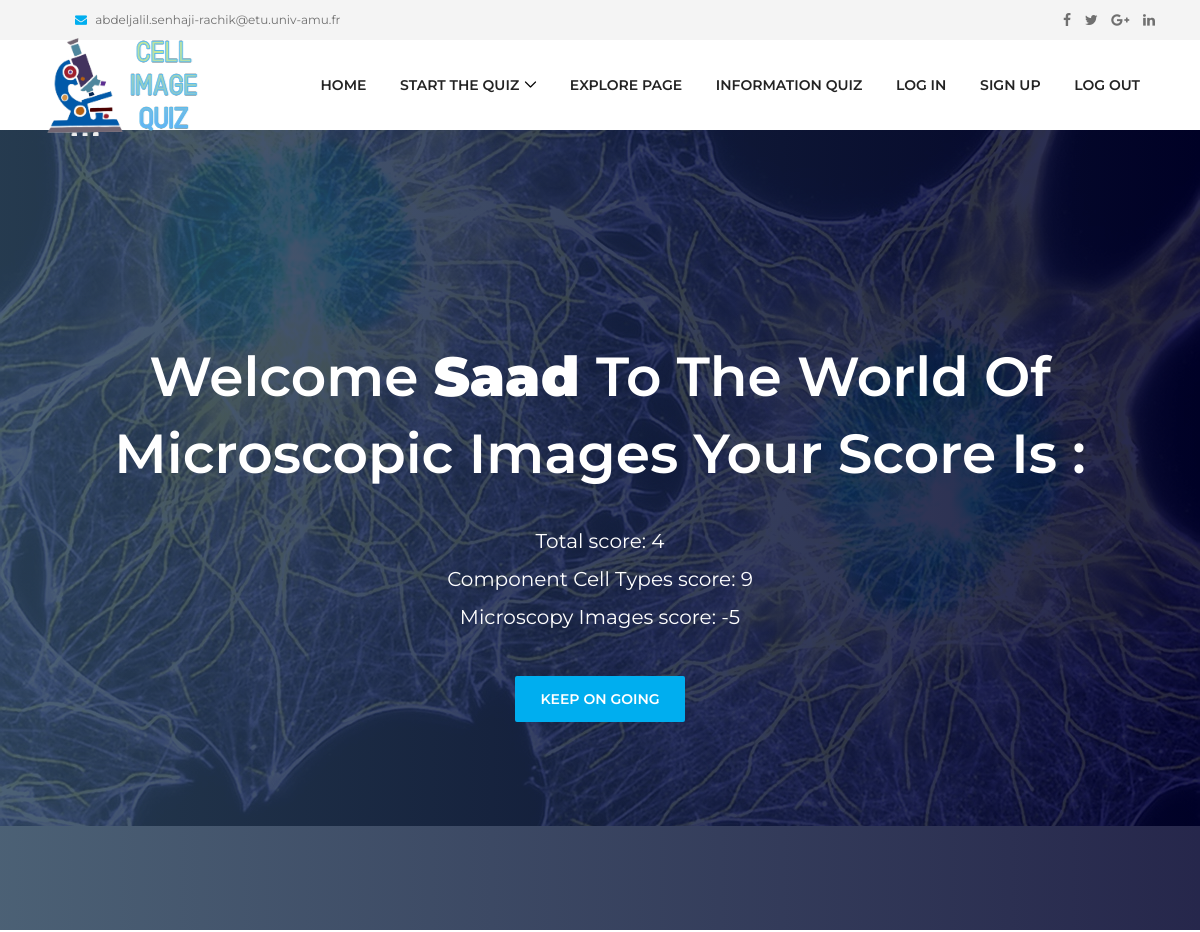
The page / (signed in, upper part) on the database as committed earlier.
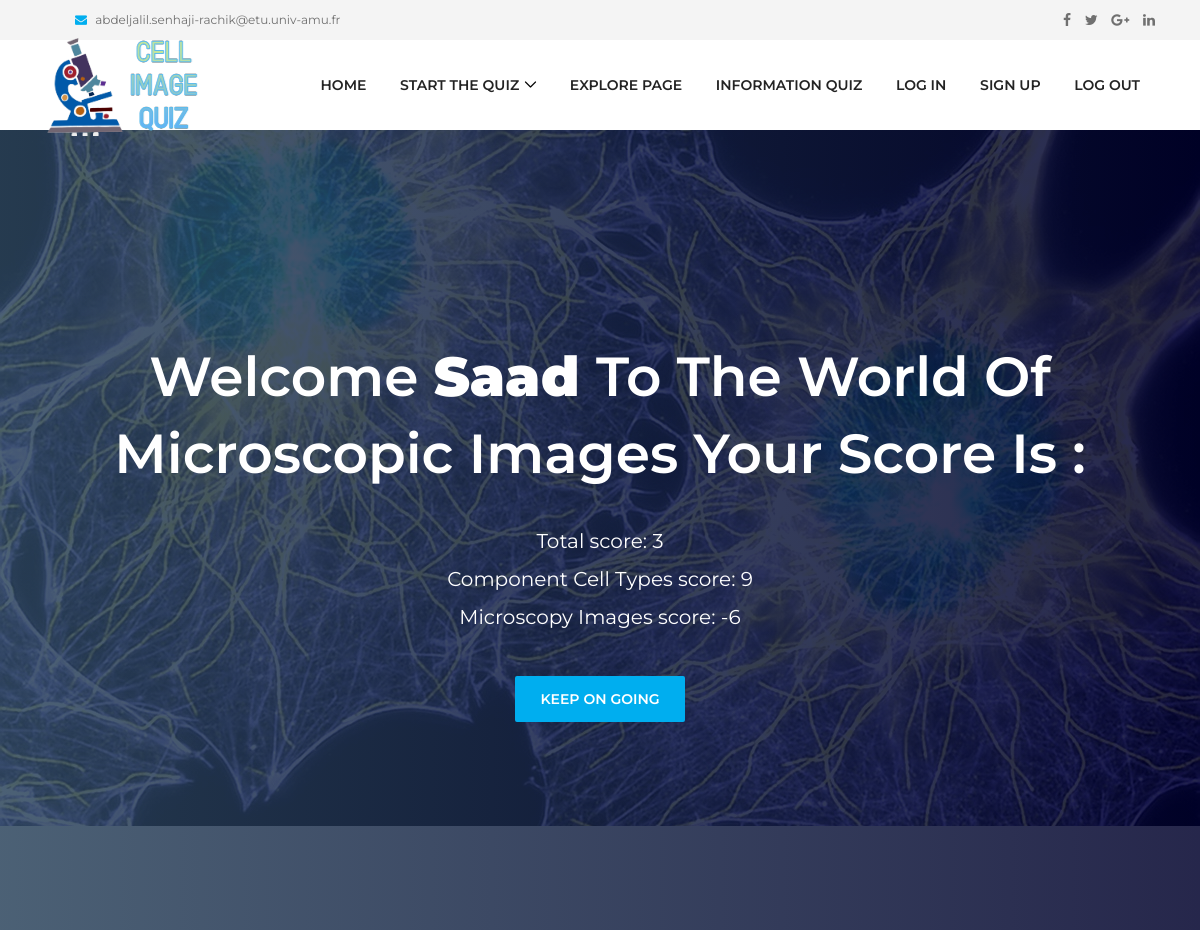
The same page on the database as committed later.
### cellimageQuizApp/models.py (models this page shows, shortened)
class Profile(models.Model):
    user = models.OneToOneField(User, on_delete=models.CASCADE, blank=True, unique=True, default=None)
    total_score = models.IntegerField(default=0)
    component_score = models.IntegerField(default=0)
    microscopy_score = models.IntegerField(default=0)

### cellimageQuizApp/views.py (the view)
# urls.py: path('', index, name='index'),
def index(request):
    if request.user.is_authenticated:
        return render(request, "registration/registered.html",
                      {"profile_user": Profile.objects.get(user_id=request.user.id)})
    else:
        return render(request, "registration/unregistered.html")

### cellimageQuizApp/templates/registration/registered.html
{% extends 'home.html' %}
{% block content %}
{% load static %}
  <section class="welcome-area">
    <div class="welcome-slides owl-carousel">
      <div class="welcome-welcome-slide bg-img bg-gradient-overlay jarallax" style="background-image: url({% static 'images/240.jpg' %});">
        <div class="container h-100">
          <div class="row h-100 align-items-center">
            <div class="col-12">
              <div class="welcome-text text-center">
                <h2 data-animation="fadeInUp" data-delay="100ms">Welcome <strong> {{ user }} </strong> to the world of microscopic images your score is : </h2>
                <p data-animation="fadeInUp" data-delay="300ms">Total score: {{ profile_user.total_score }}<br>
                  Component Cell Types score: {{ profile_user.component_score }}<br>
                  Microscopy Images score: {{ profile_user.microscopy_score }}<br></p>
                <div class="welcome-btn-group">
                  <a href="quiz/microscopy/" class="btn dento-btn mx-2" data-animation="fadeInUp" data-delay="500ms">Keep on going</a>
                </div>
              </div>
            </div>
          </div>
        </div>
      </div>
    </div>
  </section>
{% endblock %}

### cellimageQuizApp/templates/home.html (shortened to what this page needs)
{% load static %}
<html lang="en">
<head>
  <link href="https://cdn.jsdelivr.net/npm/bootstrap@5.1.3/dist/css/bootstrap.min.css" rel="stylesheet">
  <link rel="stylesheet" href="{% static 'cellimageQuizApp/css/style.css' %}">
</head>
<body>
  <header class="header-area">
    <div class="top-header-area">
      <div class="container h-100">
        <div class="row h-100 align-items-center">
          <div class="col-6 col-md-9 col-lg-8">
            <div class="top-header-content">
              <a href="https://outlook.office.com/mail/inbox" data-toggle="tooltip" data-placement="bottom" title="abdeljalil.senhaji-rachik@etu.univ-amu.fr"><i class="fa fa-envelope"></i> <span>abdeljalil.senhaji-rachik@etu.univ-amu.fr</span></a>
            </div>
          </div>
          <div class="col-6 col-md-3 col-lg-4">
            <div class="top-header-social-info text-right">
              <a href="https://www.facebook.com/rachiksenhaji" data-toggle="tooltip" data-placement="bottom" title="Facebook"><i class="fa fa-facebook"></i></a>
              <a href="https://twitter.com/" data-toggle="tooltip" data-placement="bottom" title="Twitter"><i class="fa fa-twitter"></i></a>
              <a href="https://mail.google.com/mail/u/0/#inbox" data-toggle="tooltip" data-placement="bottom" title="Google Plus"><i class="fa fa-google-plus"></i></a>
              <a href="https://www.linkedin.com/in/abdeljalil-senhaji-rachik-173509181/" data-toggle="tooltip" data-placement="bottom" title="Linkedin"><i class="fa fa-linkedin"></i></a>
            </div>
          </div>
        </div>
      </div>
    </div>
    <div class="main-header-area">
      <div class="classy-nav-container breakpoint-off">
        <div class="container">
          <nav class="classy-navbar justify-content-between" id="dentoNav">
            <a class="nav-brand" href="/"><img src="{% static 'cellimageQuizApp/img/core-img/image.png' %}" alt=""></a>
            <div class="classy-menu">
              <div class="classynav">
                <ul id="nav">
                  <li><a href="/">Home</a></li>
                  <li><a href="#">START THE QUIZ</a>
                  </li>
                  <li><a href="/exploreimages">Explore Page</a></li>
                  <li><a href="/model_information">Information Quiz</a></li>
                  <li><a href="/login">Log In</a></li>
                  <li><a href="/sign_up">Sign UP</a></li>
                  <li><a href="/logout">Log Out</a></li>
                </ul>
              </div>
            </div>
          </nav>
        </div>
      </div>
    </div>
  </header>
    <center>
    {% block content %}
    {% endblock %}
    </center>
</body>
</html>

### cellimageQuizApp/static/cellimageQuizApp/css/style.css (style rules this page uses)
* { margin: 0; padding: 0; }
body { font-family: "Montserrat", sans-serif; font-weight: 400; font-size: 14px; }
h1, h2, h3, h4, h5, h6 { font-family: "Montserrat", sans-serif; color: #333333; line-height: 1.4; font-weight: 600; }
a, a:active, a:focus, a:hover { color: #333333; text-decoration: none; -webkit-transition-duration: 500ms; -o-transition-duration: 500ms; transition-duration: 500ms; outline: none; }
li { list-style: none; }
p { line-height: 1.9; color: #707070; font-size: 14px; font-weight: 400; }
img { max-width: 100%; height: auto; }
ul { margin: 0; padding: 0; }
ul li { margin: 0; padding: 0; }
.bg-gradient-overlay { position: relative; z-index: 1; }
.bg-gradient-overlay::after { position: absolute; content: ""; height: 100%; width: 100%; top: 0; left: 0; z-index: -1; background: #2c455d; background: -webkit-linear-gradient(to right, #2c455d, #00012c); background: linear-gradient(to right, #2c455d, #00012c); opacity: 0.85; }
.bg-img { background-position: center center; background-size: cover; background-repeat: no-repeat; }
.jarallax { position: relative; z-index: 0; }
.dento-btn { position: relative; z-index: 1; min-width: 170px; height: 46px; line-height: 42px; font-size: 14px; font-weight: 600; display: inline-block; padding: 0 20px; text-align: center; text-transform: uppercase; color: #ffffff; border-radius: 2px; background-color: #00aeef; -webkit-transition: all 500ms; -o-transition: all 500ms; transition: all 500ms; border: 2px solid #00aeef; }
.header-area { position: relative; z-index: 599; width: 100%; -webkit-transition-duration: 500ms; -o-transition-duration: 500ms; transition-duration: 500ms; }
.top-header-area { position: relative; z-index: 1; height: 40px; background-color: #f4f4f4; }
.top-header-area .top-header-content a { display: inline-block; font-size: 12px; color: #707070; }
.top-header-area .top-header-content a i { color: #00aeef; margin-right: 5px; }
.top-header-area .top-header-content a:last-child { margin-left: 30px; }
.top-header-area .top-header-social-info a { color: #707070; display: inline-block; font-size: 14px; margin-left: 10px; }
.classy-nav-container { background-color: transparent; }
.classy-nav-container .classy-navbar { height: 90px; padding: 0; }
.classy-nav-container .classy-navbar .classynav ul li a { padding: 0 15px; font-weight: 600; font-size: 14px; text-transform: uppercase; }
.welcome-welcome-slide { position: relative; z-index: 2; width: 100%; height: 800px; }
.welcome-text { position: relative; z-index: 1; }
.welcome-text h2 { font-size: 55px; color: #ffffff; margin-bottom: 30px; display: block; text-transform: capitalize; }
.welcome-text p { font-size: 20px; color: #ffffff; margin-bottom: 40px; }

### cellimageQuizApp/static/cellimageQuizApp/css/default-assets/classy-nav.css (style rules this page uses)
body { font-family: "Roboto", sans-serif; }
ul { margin: 0; }
ul li { list-style: none; }
img { height: auto; max-width: 100%; }
.bg-img { background-position: center center; background-size: cover; background-repeat: no-repeat; }
.classy-nav-container { position: relative; z-index: 100; background-color: #ffffff; }
.classy-nav-container * { box-sizing: border-box; }
.classy-nav-container a { -webkit-transition-duration: 500ms; transition-duration: 500ms; text-decoration: none; outline: none; font-size: 14px; font-weight: 400; color: #232323; display: inline-block; }
.justify-content-between { -webkit-box-pack: justify; -ms-flex-pack: justify; justify-content: space-between; }
.classy-navbar { width: 100%; height: 70px; padding: 0.5em 2em; display: -webkit-box; display: -ms-flexbox; display: flex; -webkit-box-align: center; -ms-flex-align: center; -ms-grid-row-align: center; align-items: center; }
.classy-navbar .nav-brand { font-size: 26px; font-weight: 500; color: #565656; display: inline-block; margin-right: 30px; }
.classynav ul li { display: inline-block; clear: both; position: inherit; z-index: 10; }
.classynav ul li.cn-dropdown-item { position: relative; z-index: 10; }
.classynav ul li a { padding: 0 12px; display: block; height: 35px; font-size: 14px; line-height: 34px; }
.classynav ul li.megamenu-item>a:after, .classynav ul li.has-down>a:after { font-family: 'classyfonts'; content: "\e900"; font-size: 12px; color: #000000; padding-left: 5px; -webkit-transition-duration: 500ms; transition-duration: 500ms; }
.breakpoint-off .classynav { display: -webkit-box; display: -ms-flexbox; display: flex; -webkit-box-align: center; -ms-flex-align: center; -ms-grid-row-align: center; align-items: center; }

Rows that differ between the two databases and show on the page:
changed Profile: total_score "4" → "3"; microscopy_score "-5" → "-6"
